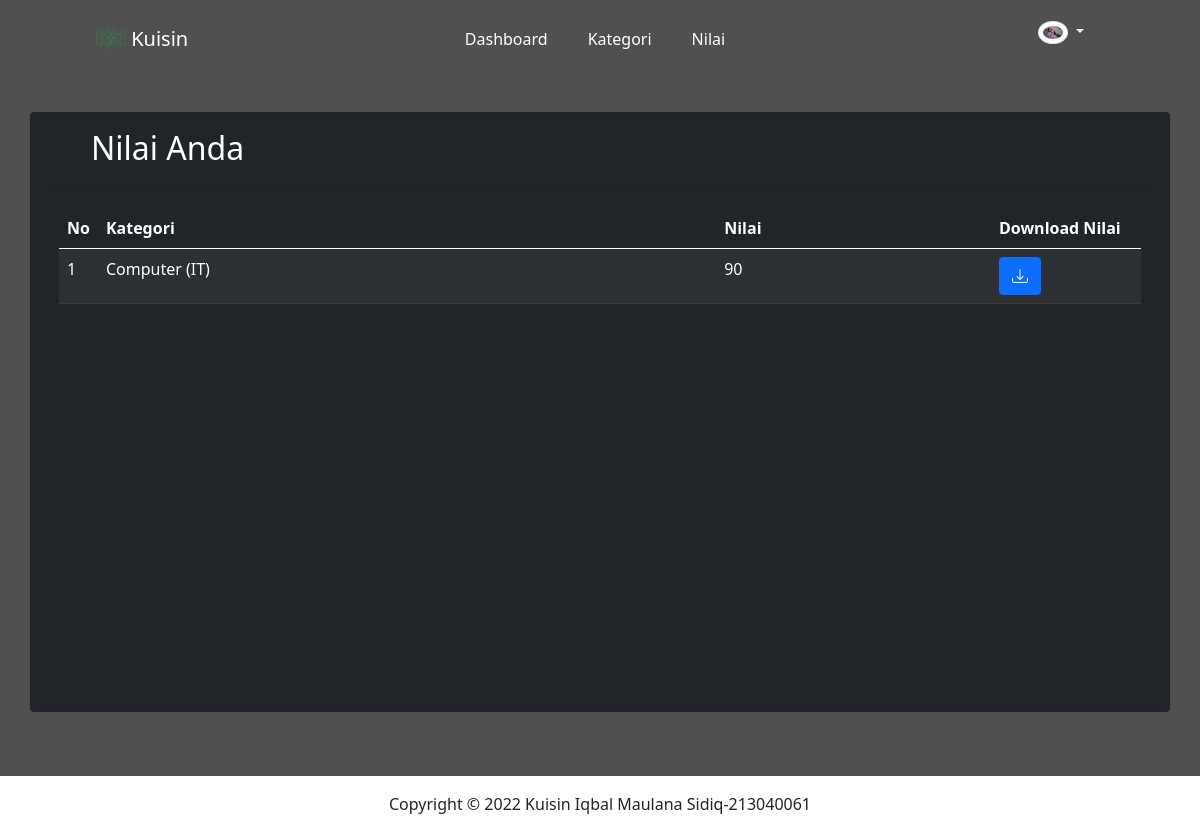
Page /rank.php (signed in) on the committed database.
### tables this page shows
CREATE TABLE `peserta` (
  `id` int(11) NOT NULL,
  `nama_peserta` varchar(255) NOT NULL,
  `username` varchar(255) NOT NULL,
  `email` varchar(255) NOT NULL,
  `pass` varchar(255) NOT NULL,
  `gambar` varchar(255) NOT NULL
);

CREATE TABLE `jawaban` (
  `id_jawaban` int(11) NOT NULL,
  `jawaban_soal` varchar(255) DEFAULT NULL,
  `nilai` varchar(255) NOT NULL,
  `id` int(11) DEFAULT NULL,
  `id_kategori` int(11) DEFAULT NULL
);

CREATE TABLE `kategori` (
  `id_kategori` int(11) NOT NULL,
  `kategori_ujian` varchar(255) NOT NULL
);

### rank.php (the view, shortened to what this page needs)
<?php
require "header.php";
require "connection.php";
?>
<header class="header">
  <div class="header-inner">
    <div class="container-fluid px-lg-5">
      <nav class="navbar navbar-expand-lg my-navbar ps-5">
  <a class="navbar-brand" href="#"><span class="logo">
    <img src="assets/img/gambar/logo.png" class="img-fluid" style="width:30px; margin:-3px 0px 0px 0px;"> Kuisin</span>
  </a>
  <div class="collapse navbar-collapse" id="navbarSupportedContent">
    <ul class="navbar-nav m-auto">
      <li class="nav-item active">
        <a class="nav-link" href="index.php">Dashboard</a>
      </li>
      <li class="nav-item">
        <a class="nav-link" href="kategori_ujian.php">Kategori</a>
      </li>
        <li class="nav-item">
        <a class="nav-link" href="rank.php">Nilai</a>
      </li>
    </ul>
    <?php
    $id_peserta = $_SESSION['login']['id'];
    $sql = "SELECT * FROM peserta WHERE id = '$id_peserta'";
    $query = mysqli_query($conn, $sql);
    while($data = mysqli_fetch_array($query)){
        $gambar = $data['gambar'];
    }
    ?>
    <ul class="pe-5">
        <li class="nav-item dropdown">
        <a class="nav-link dropdown-toggle" href="#" id="navbarDropdown" role="button" data-toggle="dropdown" aria-haspopup="true" aria-expanded="false">
        <img src="assets/img/<?= $gambar; ?>" alt="" style="width: 30px;" class="rounded-circle img-thumbnail ">
        </a>
      </li>
    </ul>
  </div>
</nav>
    </div>
  </div>
</header>
<div >
  <section >
     <div class="container">
        <div class="row justify-content-around pt-5 ">
          <div class="card bg-dark" style="min-height: 600px;">
            <div class="col-lg-12 ">
                    <div class="card-header bg-dark text-white d-flex justify-content-between px-5 py-3">
                        <h2 class=" card-title ">Nilai Anda</h2>
                    </div>
                    <div class="card-body text-white">
                        <div class="table-responsive">
                            <table class="table table-striped table-dark">
                                <thead>
                                    <tr>
                                        <th style="width: 10px;">No</th>
                                        <th >Kategori</th>
                                        <th>Nilai</th>
                                        <th style="width: 150px;">Download Nilai</th>
                                    </tr>
                                </thead>
                                <tbody>
                                    <?php
                                        $id_peserta = $_SESSION['login']['id'];
                                        $query= mysqli_query($conn, "SELECT * FROM jawaban INNER JOIN peserta ON jawaban.id = peserta.id INNER JOIN kategori ON jawaban.id_kategori = kategori.id_kategori WHERE jawaban.id = '$id_peserta'");
                                        $no = 1;
                                        $row = mysqli_num_rows($query);
                                        if($row == 0){
                                            echo "<tr><td colspan='4'><center>Anda Belum Mengerjakan Ujian</center></td></tr>";
                                          }else{
                                            while($data = mysqli_fetch_array($query)){
                                                $nilai = $data['nilai'];
                                                $kategori = $data['kategori_ujian'];
                                                $id_jawaban = $data['id_jawaban'];
                                                echo "<tr>";
                                                echo "<td>$no</td>";
                                                echo "<td>$kategori</td>";
                                                echo "<td>$nilai</td>";
                                                echo "<td><a href='nilai_serti.php?id_jawaban=$id_jawaban'><i class='bi bi-download btn btn-primary'></i></a></td>";
                                                echo "</tr>";
                                                $no++;
                                              }
                                          }
                                    ?>
                                </tbody>
                            </table>
                        </div>
                    </div>
                </div>
             </div>
          </div>
    </div>
  </section>
  </div>
<?php require "footer.php" ?>

### style.css (style rules this page uses)
body { font-family: 'Montserrat' sans-serif; }
@media only screen and (min-width: 1200px) { .nav-item > .nav-link { padding: 5px 20px !important; display: block !important; } }
a { text-decoration: none; }
ul { list-style-type: none; }
.header { position: relative; width: 100%; }
.header-inner { position: absolute; top: 0; left: 0; width: 100%; z-index: 99; background-color: transparent; }
.logo { color: #ffffff; }
.nav-item .nav-link { display: block; line-height: 36px; text-transform: capitalize; font-size: 16px; font-weight: 500; color: #ffffff; transition: 0.15s; }
section { background-color: rgb(80, 80, 80); padding: 4rem 0rem 4rem; }

### rows in the picture
peserta: gambar (picture)
jawaban: id_kategori.kategori_ujian "Computer (IT)", nilai "90"
